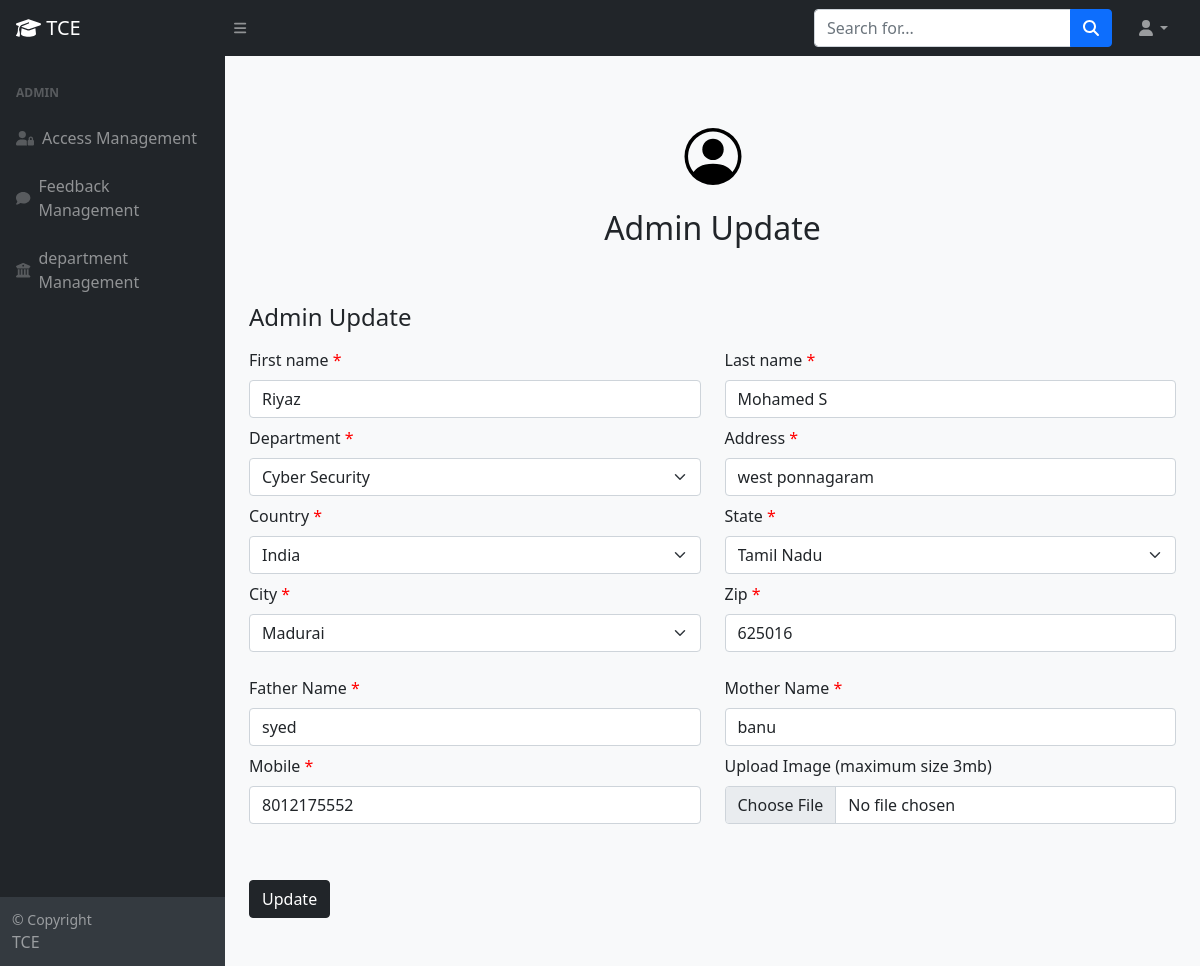
Screenshot of /adminupdate.php?id=1 (signed in) with the database file from the repository.
### tables this page shows
CREATE TABLE `student_details` (
  `sdid` int(11) NOT NULL,
  `regid` int(11) NOT NULL,
  `firstname` varchar(20) NOT NULL,
  `lastname` varchar(20) NOT NULL,
  `rollno` varchar(15) NOT NULL,
  `department` varchar(20) NOT NULL,
  `address` varchar(50) NOT NULL,
  `country` varchar(20) NOT NULL,
  `state` varchar(20) NOT NULL,
  `city` varchar(20) NOT NULL,
  `zip` int(10) NOT NULL,
  `mobile` bigint(10) NOT NULL,
  `gender` varchar(10) NOT NULL
);

CREATE TABLE `student_family_details` (
  `fid` int(11) NOT NULL,
  `regid` int(11) NOT NULL,
  `fathername` varchar(20) NOT NULL,
  `mothername` varchar(20) NOT NULL
);

### adminupdate.php (the view, shortened to what this page needs)
<?php
include("db_connection.php");
if (isset($_GET['id'])) {
    $regid = $_GET['id'];
} else {
    $regid = 0;
}
try {
    $con = new PDO($str, $user, $pass);
    $con->setAttribute(PDO::ATTR_DEFAULT_FETCH_MODE, PDO::FETCH_OBJ);
    $sql = "SELECT student_details.firstname, student_details.lastname, student_details.rollno, student_details.department, student_details.address, student_details.country, student_details.state, student_details.city, student_details.zip, student_details.mobile, student_details.gender, student_family_details.fathername, student_family_details.mothername, student_profileimage.profileimage FROM student_details JOIN student_family_details ON student_details.regid = student_family_details.regid JOIN student_profileimage ON student_details.regid = student_profileimage.regid WHERE student_details.regid = '$regid'";
    $res = $con->query($sql);
    while ($row = $res->fetch()) {
        $fn = $row->firstname;
        $ln = $row->lastname;
        $addr = $row->address;
        $country = $row->country;
        $state = $row->state;
        $city = $row->city;
        $zip = $row->zip;
        $mobile = $row->mobile;
        $fathername = $row->fathername;
        $mothername = $row->mothername;
        $department = $row->department;
    }
                ?>
<?php
} catch (Exception $e) {
    echo "Error: " . $e->getMessage();
}
?>
<!doctype html>
<html lang="en">
<head>
    <link href="/sr/assets/dist/css/bootstrap.min.css" rel="stylesheet">
    <link href="css/styles.css" rel="stylesheet" />
</head>
<nav class="sb-topnav navbar navbar-expand navbar-dark bg-dark">
    <a class="navbar-brand ps-3" href="admindashboard.php"> <i class="fas fa-graduation-cap"></i> TCE</a>
    <button class="btn btn-link btn-sm order-1 order-lg-0 me-4 me-lg-0" id="sidebarToggle" href="#!"><i
            class="fas fa-bars"></i></button>
    <form class="d-none d-md-inline-block form-inline ms-auto me-0 me-md-3 my-2 my-md-0">
        <div class="input-group">
            <input class="form-control" type="text" placeholder="Search for..." aria-label="Search for..."
                aria-describedby="btnNavbarSearch" />
            <button class="btn btn-primary" id="btnNavbarSearch" type="button"><i class="fas fa-search"></i></button>
        </div>
    </form>
    <ul class="navbar-nav ms-auto ms-md-0 me-3 me-lg-4">
        <li class="nav-item dropdown">
            <a class="nav-link dropdown-toggle" id="navbarDropdown" href="#" role="button" data-bs-toggle="dropdown"
                aria-expanded="false"><i class="fas fa-user fa-fw"></i></a>
        </li>
    </ul>
</nav>
<div id="layoutSidenav">
    <div id="layoutSidenav_nav">
        <nav class="sb-sidenav accordion sb-sidenav-dark" id="sidenavAccordion">
            <div class="sb-sidenav-menu">
                <div class="nav">
                    <div class="sb-sidenav-menu-heading">Admin</div>
                    <a class="nav-link" href="adminuserblock.php">
                        <div class="sb-nav-link-icon"><i class="fas fa-user-lock"></i></div>
                        Access Management
                    </a>
                    <a class="nav-link" href="adminfeedback.php">
                        <div class="sb-nav-link-icon"><i class="fas fa-comment"></i></div>
                        Feedback Management
                    </a>
                    <a class="nav-link" href="admindepartment.php">
                        <div class="sb-nav-link-icon"><i class="fas fa-building-columns"></i></div>
                        department Management
                    </a>
                </div>
            </div>
            <div class="sb-sidenav-footer">
                <div class="small">&copy; Copyright</div>
                TCE
            </div>
        </nav>
    </div>
    <div id="layoutSidenav_content">
        <main>
            <body class="bg-light">
                <div class="container">
                    <main>
                        <div class="py-5 text-center mt-4">
                            <img class="d-block mx-auto mb-4" src="/sr/assets/brand/person-circle.svg" alt="" width="72"
                                height="57">
                            <h2>Admin Update</h2>
                        </div>
                        <div class="row g-5">
                            <div class="col-md-12">
                                <h4 class="mb-3">Admin Update</h4>
                                <form
                                    action="<?php echo $_SERVER['PHP_SELF']; ?>"
                                    method="post" enctype="multipart/form-data">
                                    <div class="row">
                                        <div class="col-sm-6">
                                            <label for="firstName" class="form-label">First name</label><span
                                                style="color:red"> *</span>
                                            <input name="firstname" type="text" class="form-control" id="firstName"
                                                placeholder=""
                                                value="<?php echo $fn; ?>"
                                                required>
                                        </div>
                                        <div class="col-sm-6">
                                            <label for="lastName" class="form-label">Last name</label><span
                                                style="color:red"> *</span>
                                            <input name="lastname" type="text" class="form-control" id="lastName"
                                                placeholder=""
                                                value="<?php echo $ln; ?>"
                                                required>
                                        </div>
                                    </div>
                                    <div class="row mt-2">
                                        <div class="col-sm-6">
                                            <label for="lastName" class="form-label">Department</label><span
                                                style="color:red"> *</span>
                                            <select name="department" class="form-select"
                                                aria-label="Default select example">
                                                <option selected
                                                    value="<?php echo $department; ?>">
                                                    <?php echo $department; ?>
                                                </option>
                                            </select>
                                        </div>
                                        <div class="col-sm-6">
                                            <label for="address" class="form-label">Address</label><span
                                                style="color:red"> *</span>
                                            <input name="address" type="text" class="form-control" id="address"
                                                placeholder=""
                                                value="<?php echo $addr; ?>"
                                                required>
                                        </div>
                                    </div>
                                    <div class="row mt-2">
                                        <div class="col-sm-6">
                                            <label for="zip" class="form-label">Country</label><span style="color:red">
                                                *</span>
                                            <select name="country" id="country" class="form-select"
                                                aria-label="Default select example" required>
                                                <option selected
                                                    value="<?php echo $country; ?>">
                                                    <?php echo $country; ?>
                                                </option>
                                            </select>
                                        </div>
                                        <div class="col-sm-6">
                                            <label for="zip" class="form-label">State</label><span style="color:red">
                                                *</span>
                                            <select name="state" id="state" class="form-select"
                                                aria-label="Default select example" required>
                                                <option selected
                                                    value="<?php echo $state; ?>">
                                                    <?php echo $state; ?>
                                                </option>
                                            </select>
                                        </div>
                                    </div>
                                    <div class="row mt-2">
                                        <div class="col-sm-6">
                                            <label for="zip" class="form-label">City</label><span style="color:red">
                                                *</span>
                                            <select name="city" id="city" class="form-select"
                                                aria-label="Default select example" required>
                                                <option selected
                                                    value="<?php echo $city; ?>">
                                                    <?php echo $city; ?>
                                                </option>
                                            </select>
                                        </div>
                                        <div class="col-sm-6">
                                            <label for="zip" class="form-label">Zip</label><span style="color:red">
                                                *</span>
                                            <input name="zip" type="number" class="form-control mb-3" id="zip"
                                                placeholder=""
                                                value="<?php echo $zip; ?>"
                                                required>
                                        </div>
                                    </div>
                                    <div class="row mt-2">
                                        <div class="col-sm-6">
                                            <label for="cc-name" class="form-label">Father Name</label><span
                                                style="color:red"> *</span>
                                            <input name="fathername" type="text" class="form-control" id="cc-name"
                                                placeholder=""
                                                value="<?php echo $fathername; ?>"
                                                required>
                                        </div>
                                        <div class="col-sm-6">
                                            <label for="cc-number" class="form-label">Mother Name</label><span
                                                style="color:red"> *</span>
                                            <input name="mothername" type="text" class="form-control" id="cc-number"
                                                placeholder=""
                                                value="<?php echo $mothername; ?>"
                                                required>
                                        </div>
                                    </div>
                                    <div class="row mt-2">
                                        <div class="col-sm-6">
                                            <label for="mobile" class="form-label">Mobile</label><span
                                                style="color:red"> *</span>
                                            <input name="mobile" type="text" class="form-control" id="mobile"
                                                placeholder=""
                                                value="<?php echo $mobile; ?>"
                                                required maxlength="10">
                                        </div>
                                        <div class="col-sm-6">
                                            <label for="formFile" class="form-label">Upload Image (maximum size
                                                3mb)</label>
                                            <input name="file" class="form-control" type="file" id="formFile"
                                                accept="image/jpg,image/png">
                                        </div>
                                    </div>
                                    <div class="row mt-2">
                                        <div class="col-sm-6">
                                            <button class=" btn btn-dark mt-5 mb-5" type="submit"
                                                name="submit">Update</button>
                                        </div>
                                        <div class="col-sm-6">
                                        </div>
                                    </div>
                                </form>
                            </div>
                        </div>
                    </main>
                </div>
            </body>
        </main>
    </div>
</div>
</html>

### rows the page displays
student_details: firstname "Riyaz", lastname "Mohamed S", department "Cyber Security", address "west ponnagaram", country "India", state "Tamil Nadu", city "Madurai", zip "625016", fathername "syed", mothername "banu", mobile "8012175552"
